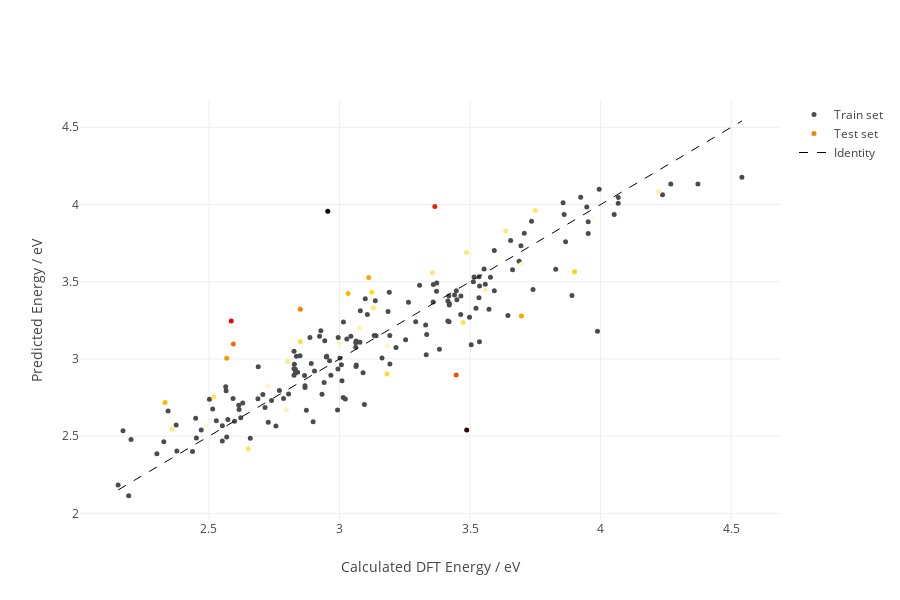

Notebook cell for this chart:
### Code cell
e = 7
fold = 2

r_train = labels_train_folds[e,:,fold]
p_train = pred_train_folds[e,:,fold]
grad = pred_train_folds[e,:,fold] - labels_train_folds[e,:,fold]
files_train = file_train_folds[e,:,fold]

train_trace = go.Scatter(x=r_train,
                         y=p_train,
                         mode='markers',
                         name= 'Train set',
                         opacity=.7, 
                         hovertemplate = 
                         'Predicted: %{y:.2f}'+
                        '<br>Calculated: %{x:.2f}<br>'+
                        '%{text}',
                        text = ['File: {}.vasp'.format(int(i)) for i in files_train],
                         marker=dict(symbol='circle',
                                     size=5,
                                     color='black')
                            )


r_test = labels_test_folds[e,:,fold]
p_test = pred_test_folds[e,:,fold]
grad = pred_test_folds[e,:,fold] - labels_test_folds[e,:,fold]
files_test = file_test_folds[e,:,fold]

test_trace = go.Scatter(x=r_test,
                         y=p_test,
                         mode='markers',
                         name= 'Test set',
                         hovertemplate = 
                         '<i>Predicted</i>: %{y:.2f}'+
                        '<br>Calculated: %{x:.2f}<br>'+
                        '%{text}',
                        text = ['File: {}.vasp'.format(int(i)) for i in files_test],

                         marker=dict(symbol='circle',
                                     size=5,
                                     color=-abs(grad),
                                     colorscale='Hot')
                            )


trace_edges= go.Scatter(x=[min(labels_train_folds[e,:,fold]), max(labels_train_folds[e,:,fold])],
                        y=[min(labels_train_folds[e,:,fold]), max(labels_train_folds[e,:,fold])],
                        text='Identity line',
                        mode='lines',
                        name='Identity',
                        line=dict(color='black', width=1,dash='dash'),
                        hoverinfo='none')

traces = [train_trace, test_trace, trace_edges]

fig = go.Figure(data=traces)

fig.update_xaxes(title_text="Calculated DFT Energy / eV")
fig.update_yaxes(title_text="Predicted Energy / eV")

fig.update_layout(autosize=False,
    width=900,
    height=600, 
    template = 'none')

fig.show()

### Figure 1 — Plotly figure (JSON) as saved in the notebook; plotly's stock layout.template omitted (floating-point values rounded to 4 significant figures; data arrays with more than 128 entries replaced by an {"elided": "..."} marker saying what was removed)
{"data": [{"hovertemplate": "Predicted: %{y:.2f}<br>Calculated: %{x:.2f}<br>%{text}", "marker": {"color": "black", "size": 5, "symbol": "circle"}, "mode": "markers", "name": "Train set", "opacity": 0.7, "text": {"elided": "160 str values"}, "type": "scatter", "x": {"elided": "160 float values"}, "y": {"elided": "160 float values"}}, {"hovertemplate": "<i>Predicted</i>: %{y:.2f}<br>Calculated: %{x:.2f}<br>%{text}", "marker": {"color": [-0.4726, -0.4162, -0.4179, -0.023, -0.3357, -0.3901, -0.04001, -0.9466, -0.2028, -0.2306, -0.08397, -0.6614, -0.202, -0.0992, -0.2358, -1.002, -0.05822, -0.2363, -0.1878, -0.1005, -0.1139, -0.1041, -0.4366, -0.2797, -0.1397, -0.5029, -0.2628, -0.3081, -0.1826, -0.2116, -0.02172, -0.3859, -0.1228, -0.6221, -0.03308, -0.1247, -0.5504, -0.07964, -0.1914, -0.2016], "colorscale": [[0, "rgb(0,0,0)"], [0.3333, "rgb(230,0,0)"], [0.6667, "rgb(255,210,0)"], [1, "rgb(255,255,255)"]], "size": 5, "symbol": "circle"}, "mode": "markers", "name": "Test set", "text": ["File: 1.vasp", "File: 2.vasp", "File: 5.vasp", "File: 10.vasp", "File: 18.vasp", "File: 29.vasp", "File: 38.vasp", "File: 41.vasp", "File: 54.vasp", "File: 56.vasp", "File: 63.vasp", "File: 82.vasp", "File: 84.vasp", "File: 87.vasp", "File: 89.vasp", "File: 93.vasp", "File: 100.vasp", "File: 103.vasp", "File: 104.vasp", "File: 107.vasp", "File: 113.vasp", "File: 114.vasp", "File: 116.vasp", "File: 132.vasp", "File: 142.vasp", "File: 143.vasp", "File: 146.vasp", "File: 148.vasp", "File: 150.vasp", "File: 160.vasp", "File: 161.vasp", "File: 162.vasp", "File: 163.vasp", "File: 174.vasp", "File: 175.vasp", "File: 183.vasp", "File: 187.vasp", "File: 188.vasp", "File: 190.vasp", "File: 198.vasp"], "type": "scatter", "x": [2.85, 3.112, 3.697, 3.111, 3.9, 3.033, 3.603, 3.487, 3.486, 2.65, 3.697, 2.585, 3.129, 2.727, 2.518, 2.955, 3.968, 3.473, 2.359, 3.183, 3.559, 2.999, 2.568, 3.182, 4.222, 2.593, 2.85, 3.123, 2.802, 3.749, 4.052, 2.332, 3.076, 3.365, 3.004, 2.796, 3.447, 2.488, 3.637, 3.356], "y": [3.322, 3.528, 3.279, 3.134, 3.564, 3.423, 3.643, 2.54, 3.689, 2.419, 3.613, 3.247, 3.331, 2.827, 2.753, 3.957, 3.91, 3.237, 2.546, 3.083, 3.445, 3.103, 3.005, 2.902, 4.083, 3.096, 3.112, 3.431, 2.985, 3.961, 4.03, 2.717, 3.199, 3.987, 3.037, 2.672, 2.896, 2.568, 3.829, 3.557]}, {"hoverinfo": "none", "line": {"color": "black", "dash": "dash", "width": 1}, "mode": "lines", "name": "Identity", "text": "Identity line", "type": "scatter", "x": [2.152, 4.541], "y": [2.152, 4.541]}], "layout": {"autosize": false, "height": 600, "width": 900, "xaxis": {"title": {"text": "Calculated DFT Energy / eV"}}, "yaxis": {"title": {"text": "Predicted Energy / eV"}}}}
